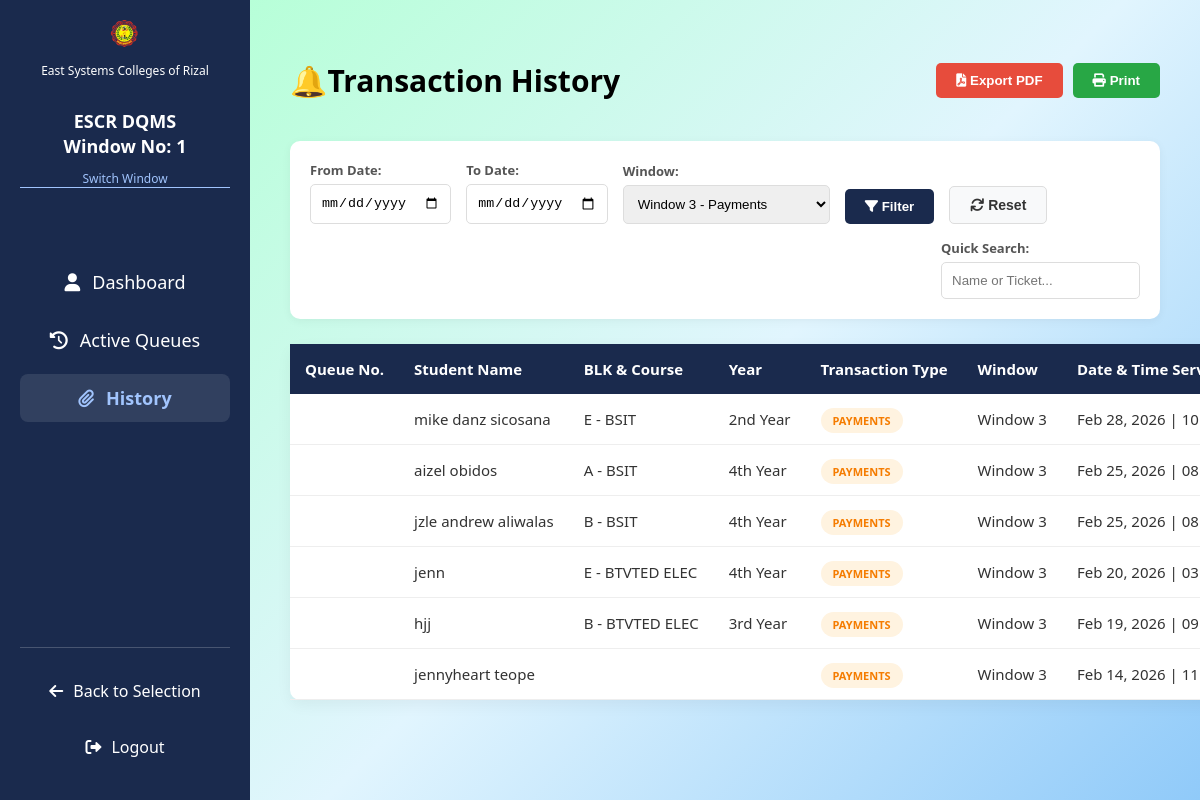
Screenshot of /history.php?window=3 (signed in) with the database file from the repository.
### tables this page shows
CREATE TABLE `transaction_history` (
  `id` int(11) NOT NULL,
  `student_name` varchar(255) DEFAULT NULL,
  `student_id` varchar(50) DEFAULT NULL,
  `blk_course` varchar(100) DEFAULT NULL,
  `queue_number` varchar(10) DEFAULT NULL,
  `transaction_type` varchar(100) DEFAULT NULL,
  `window_number` int(11) DEFAULT NULL,
  `served_by_window` int(11) DEFAULT NULL,
  `completed_at` timestamp NOT NULL DEFAULT current_timestamp(),
  `served_at` datetime DEFAULT current_timestamp(),
  `year` varchar(20) NOT NULL
);

### history.php (the view, shortened to what this page needs)
<?php
include 'db_config.php';
$start_date = isset($_GET['start_date']) ? $_GET['start_date'] : '';
$end_date = isset($_GET['end_date']) ? $_GET['end_date'] : '';
$window_filter = isset($_GET['window']) ? $_GET['window'] : '';
$search = isset($_GET['search']) ? trim($_GET['search']) : '';
$params = [];
$types = "";
$query = "SELECT * FROM transaction_history WHERE 1=1";
if ($window_filter != '') {
    $query .= " AND window_number = ?";
    $params[] = $window_filter;
    $types .= "s";
}
$query .= " ORDER BY served_at DESC";
if (count($params) > 0) {
    $stmt = $conn->prepare($query);
    $stmt->bind_param($types, ...$params);
    $stmt->execute();
    $history_res = $stmt->get_result();
} else {
    $history_res = $conn->query($query);
}
?>
<!DOCTYPE html>
<html lang="en">
<head>
    <link rel="stylesheet" href="https://cdnjs.cloudflare.com/ajax/libs/font-awesome/6.0.0/css/all.min.css">
    <link rel="stylesheet" href="responsive.css">
</head>
<body>
<div class="sidebar">
    <div class="sidebar-header">
        <img src="escr-logo.png" alt="Logo">
        <p style="font-size: 12px; margin: 0;">East Systems Colleges of Rizal</p>
        <br>
        <h2>ESCR DQMS<br>Window No: <?php echo isset($_SESSION['active_window']) ? $_SESSION['active_window'] : '1'; ?></h2>
        <a href="window_selection.php" class="switch-link">Switch Window</a>
    </div>
    <ul class="nav-links">
        <li><a href="staff_dashboard.php"><i class="fa fa-user"></i> Dashboard</a></li>
        <li><a href="active_queues.php"><i class="fa fa-history"></i> Active Queues</a></li>
        <li><a href="history.php" class="active"><i class="fa fa-paperclip"></i> History</a></li>
    </ul>
    <div class="sidebar-footer">
        <a href="admin_selection.php"><i class="fa fa-arrow-left"></i> Back to Selection</a>
        <a href="logout.php"><i class="fa fa-sign-out-alt"></i> Logout</a>
    </div>
</div>
<div class="main-content">
    <div style="display:flex; justify-content:space-between; align-items:center; margin-bottom:20px;">
        <h1>🔔Transaction History</h1>
        <div style="display:flex; gap:10px;">
            <button onclick="exportPDF()" class="btn-filter" style="background:#e74c3c;">
                <i class="fa fa-file-pdf"></i> Export PDF
            </button>
            <button onclick="window.print()" class="btn-filter" style="background:#28a745;">
                <i class="fa fa-print"></i> Print
            </button>
        </div>
    </div>
    <div class="filter-card">
        <form method="GET" action="history.php" class="filter-row">
            <div class="filter-group">
                <label>From Date:</label>
                <input type="date" name="start_date" value="<?php echo $start_date; ?>">
            </div>
            <div class="filter-group">
                <label>To Date:</label>
                <input type="date" name="end_date" value="<?php echo $end_date; ?>">
            </div>
            <div class="filter-group">
                <label>Window:</label>
                <select name="window" style="padding: 10px; border: 1px solid #ddd; border-radius: 5px; outline: none;">
                    <option value="3" <?php echo $window_filter == '3' ? 'selected' : ''; ?>>Window 3 - Payments</option>
                </select>
            </div>
            <button type="submit" class="btn-filter"><i class="fa fa-filter"></i> Filter</button>
            <button type="button" class="btn-reset" onclick="window.location.href='history.php'"><i class="fa fa-refresh"></i> Reset</button>
            <div class="filter-group" style="margin-left:auto;">
                <label>Quick Search:</label>
                <input type="text" name="search" class="search-input" placeholder="Name or Ticket..." value="<?php echo htmlspecialchars($search); ?>">
            </div>
        </form>
    </div>
    <table class="history-table" id="historyTable">
        <thead>
            <tr>
                <th>Queue No.</th>
                <th>Student Name</th>
                <th>BLK & Course</th>
                <th>Year</th>
                <th>Transaction Type</th>
                <th>Window</th>
                <th>Date & Time Served</th>
            </tr>
        </thead>
        <tbody>
            <?php while($row = mysqli_fetch_assoc($history_res)):
                $badge_class = 'badge-other';
                if($row['transaction_type'] == 'Payments') $badge_class = 'badge-pay';
            ?>
            <tr>
                <td><strong><?php echo $row['queue_number']; ?></strong></td>
                <td><?php echo htmlspecialchars($row['student_name'] ?? ''); ?></td>
                <td><?php echo htmlspecialchars($row['blk_course'] ?? ''); ?></td>
                <td><?php echo htmlspecialchars($row['year'] ?? ''); ?></td>
                <td><span class="badge <?php echo $badge_class; ?>"><?php echo $row['transaction_type']; ?></span></td>
                <td>Window <?php echo $row['window_number']; ?></td>
                <td><?php echo date('M d, Y | h:i A', strtotime($row['served_at'])); ?></td>
            </tr>
            <?php endwhile; ?>
        </tbody>
    </table>
</div>
</body>
</html>

### responsive.css (style rules this page uses)
@media screen and (min-width: 1200px) and (max-width: 1439px) { html { font-size: 15px; } }
* { scrollbar-width: thin; scrollbar-color: #1a2a4d #f1f1f1; }

### history.php (style rules this page uses)
body { font-family: 'Segoe UI', sans-serif; background: linear-gradient(135deg, #b7ffd8 0%, #e1f5fe 50%, #90caf9 100%); margin: 0; }
.sidebar { width: 250px; background-color: #1a2a4d; color: white; height: 100vh; padding: 20px; position: fixed; top: 0; left: 0; display: flex; flex-direction: column; box-sizing: border-box; overflow-y: auto; }
.sidebar-header { text-align: center; margin-bottom: 30px; }
.sidebar-header img { width: clamp(40px, 8vw, 50px); margin-bottom: 10px; }
.sidebar h2 { font-size: clamp(14px, 3vw, 18px); text-align: center; margin: 10px 0; line-height: 1.4; }
.sidebar .switch-link { color: #a1c4fd; text-decoration: none; font-size: 12px; border-bottom: 1px solid; transition: 0.3s; display: block; margin-top: 10px; text-align: center; }
.nav-links { list-style: none; padding: 0; margin-top: 30px; margin-bottom: 20px; }
.nav-links li { margin: 10px 0; }
.nav-links a { color: white; text-decoration: none; display: flex; align-items: center; justify-content: center; gap: 12px; font-size: clamp(14px, 2.5vw, 18px); transition: 0.3s; padding: 12px 15px; border-radius: 8px; text-align: center; }
.nav-links a.active { color: #a1c4fd; background: rgba(255,255,255,0.1); font-weight: bold; }
.sidebar-footer { margin-top: auto; padding-top: 20px; border-top: 1px solid rgba(255,255,255,0.2); }
.sidebar-footer a { color: white; text-decoration: none; display: flex; align-items: center; justify-content: center; gap: 10px; font-size: clamp(12px, 2vw, 16px); padding: 12px 15px; border-radius: 8px; transition: 0.3s; margin-bottom: 10px; }
.main-content { margin-left: 250px; padding: clamp(15px, 4vw, 40px); width: calc(100% - 250px); box-sizing: border-box; background: linear-gradient(135deg, #b7ffd8 0%, #e1f5fe 50%, #90caf9 100%); min-height: 100vh; overflow-x: hidden; text-align: left; }
.filter-card { background: white; padding: 20px; border-radius: 10px; box-shadow: 0 2px 10px rgba(0,0,0,0.05); margin-bottom: 25px; text-align: left; }
.filter-row { display: flex; flex-wrap: wrap; gap: 15px; align-items: flex-end; }
.filter-group { display: flex; flex-direction: column; gap: 5px; }
.filter-group label { font-size: 13px; font-weight: bold; color: #555; }
input[type="date"], .search-input { padding: 10px; border: 1px solid #ddd; border-radius: 5px; outline: none; }
.btn-filter { background: #1a2a4d; color: white; border: none; padding: 10px 20px; border-radius: 5px; cursor: pointer; font-weight: bold; }
.btn-reset { background: #f8f9fa; color: #333; border: 1px solid #ddd; padding: 10px 20px; border-radius: 5px; text-decoration: none; font-size: 14px; cursor: pointer; font-weight: bold; transition: 0.3s; }
.history-table { width: 100%; border-collapse: collapse; background: white; border-radius: 10px; overflow: hidden; box-shadow: 0 5px 15px rgba(0,0,0,0.05); overflow-x: auto; max-width: 100%; }
.history-table { text-align: left; }
.history-table th { background-color: #1a2a4d; color: white; padding: 15px; text-align: left; white-space: nowrap; }
.history-table td { padding: 15px; border-bottom: 1px solid #eee; color: #333; white-space: nowrap; }
.badge { padding: 5px 12px; border-radius: 20px; font-size: 11px; font-weight: bold; text-transform: uppercase; }
.badge-pay { background: #fff3e0; color: #f57c00; }

### rows the page displays
transaction_history: student_name "mike danz sicosana", blk_course "E - BSIT", year "2nd Year", transaction_type "PAYMENTS", window_number "3", served_at "Feb 28, 2026 |…"
transaction_history: student_name "aizel obidos", blk_course "A - BSIT", year "4th Year", transaction_type "PAYMENTS", window_number "3", served_at "Feb 25, 2026 |…"
transaction_history: student_name "jzle andrew aliwalas", blk_course "B - BSIT", year "4th Year", transaction_type "PAYMENTS", window_number "3", served_at "Feb 25, 2026 |…"
transaction_history: student_name "jenn", blk_course "E - BTVTED ELEC", year "4th Year", transaction_type "PAYMENTS", window_number "3", served_at "Feb 20, 2026 |…"
transaction_history: student_name "hjj", blk_course "B - BTVTED ELEC", year "3rd Year", transaction_type "PAYMENTS", window_number "3", served_at "Feb 19, 2026 |…"
transaction_history: student_name "jennyheart teope", transaction_type "PAYMENTS", window_number "3", served_at "Feb 14, 2026 |…"
